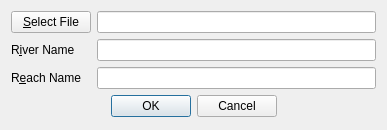
<?xml version="1.0" encoding="UTF-8"?>
<ui version="4.0">
 <class>openSpecOutputDlg</class>
 <widget class="QDialog" name="openSpecOutputDlg">
  <property name="geometry">
   <rect>
    <x>0</x>
    <y>0</y>
    <width>387</width>
    <height>130</height>
   </rect>
  </property>
  <property name="windowTitle">
   <string>Open Special Output File</string>
  </property>
  <property name="modal">
   <bool>true</bool>
  </property>
  <layout class="QVBoxLayout" name="verticalLayout">
   <item>
    <layout class="QFormLayout" name="formLayout">
     <item row="0" column="0">
      <widget class="QPushButton" name="addButton">
       <property name="cursor">
        <cursorShape>ArrowCursor</cursorShape>
       </property>
       <property name="text">
        <string>&amp;Select File</string>
       </property>
      </widget>
     </item>
     <item row="0" column="1">
      <widget class="QLineEdit" name="fileLineDisplay">
       <property name="readOnly">
        <bool>true</bool>
       </property>
      </widget>
     </item>
     <item row="1" column="0">
      <widget class="QLabel" name="label">
       <property name="text">
        <string>R&amp;iver Name</string>
       </property>
       <property name="buddy">
        <cstring>riverLineEdit</cstring>
       </property>
      </widget>
     </item>
     <item row="1" column="1">
      <widget class="QLineEdit" name="riverLineEdit"/>
     </item>
     <item row="2" column="0">
      <widget class="QLabel" name="label_2">
       <property name="text">
        <string>R&amp;each Name</string>
       </property>
       <property name="buddy">
        <cstring>reachLineEdit</cstring>
       </property>
      </widget>
     </item>
     <item row="2" column="1">
      <widget class="QLineEdit" name="reachLineEdit"/>
     </item>
    </layout>
   </item>
   <item>
    <widget class="QDialogButtonBox" name="buttonBox">
     <property name="orientation">
      <enum>Qt::Horizontal</enum>
     </property>
     <property name="standardButtons">
      <set>QDialogButtonBox::Cancel|QDialogButtonBox::Ok</set>
     </property>
     <property name="centerButtons">
      <bool>true</bool>
     </property>
    </widget>
   </item>
   <item>
    <spacer name="verticalSpacer">
     <property name="orientation">
      <enum>Qt::Vertical</enum>
     </property>
     <property name="sizeHint" stdset="0">
      <size>
       <width>20</width>
       <height>1</height>
      </size>
     </property>
    </spacer>
   </item>
  </layout>
 </widget>
 <resources/>
 <connections>
  <connection>
   <sender>buttonBox</sender>
   <signal>accepted()</signal>
   <receiver>openSpecOutputDlg</receiver>
   <slot>accept()</slot>
   <hints>
    <hint type="sourcelabel">
     <x>248</x>
     <y>254</y>
    </hint>
    <hint type="destinationlabel">
     <x>157</x>
     <y>274</y>
    </hint>
   </hints>
  </connection>
  <connection>
   <sender>buttonBox</sender>
   <signal>rejected()</signal>
   <receiver>openSpecOutputDlg</receiver>
   <slot>reject()</slot>
   <hints>
    <hint type="sourcelabel">
     <x>316</x>
     <y>260</y>
    </hint>
    <hint type="destinationlabel">
     <x>286</x>
     <y>274</y>
    </hint>
   </hints>
  </connection>
 </connections>
</ui>
